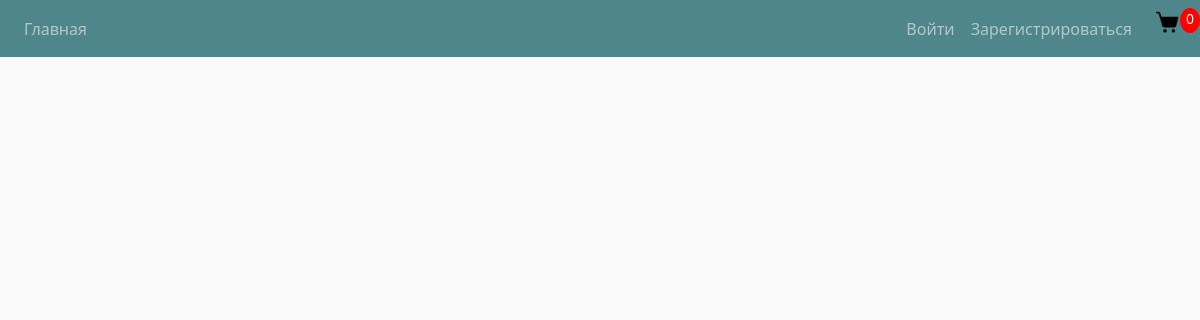
Before: /menu/2/ with the older database file.
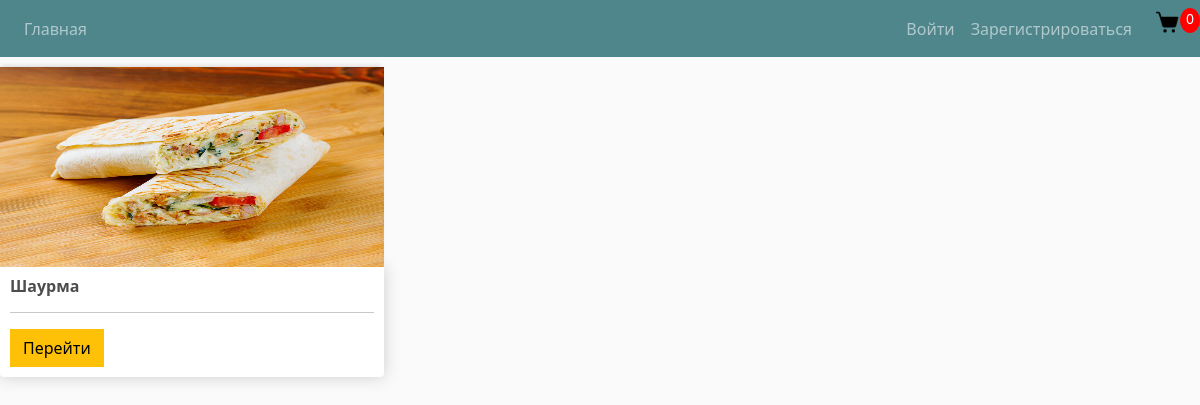
After: the same page with the newer database file.
### cafe/models.py (models this page shows, shortened)
class Food(models.Model):
    menu = models.ForeignKey(Menu, on_delete=models.SET_NULL, null=True, blank=True)
    name = models.CharField(max_length=200, null=True)
    price = models.FloatField()
    description = models.TextField(null=True)
    image = models.ImageField(null=True, blank=True)
    status = models.BooleanField(default=True)
    @property
    def imageURL(self):
        try:
            url = self.image.url
        except:
            url = ''
        return url

### cafe/views.py (the view)
# urls.py: path('menu/<id>/', views.menu_detail, name="menu_detail"),
def menu_detail(request, id):
    foods = Food.objects.filter(menu=id)
    context = {'foods':foods}
    return render(request, 'store/menu_detail.html', context)

### cafe/templates/store/menu_detail.html
{% extends "store/base.html" %}
{% load static %}
{% block content %}
    <div class="row">
        {% for food in foods %}
        <div class="col-lg-4">
          <img class="thumbnail" src="{{food.imageURL}}">
          <div class="box-element product">
              <h6><strong>{{food.name}}</strong></h6>
              <hr>
              <a href="#" class="btn btn-warning">Перейти</a>
          </div>
        </div>
        {% endfor %}
    </div>
{% endblock content %}

### cafe/templates/store/base.html (shortened to what this page needs)
<!DOCTYPE html>
{% load static %}
<html lang="ru">
<head>
    <link href="https://cdn.jsdelivr.net/npm/bootstrap@5.3.3/dist/css/bootstrap.min.css" rel="stylesheet">
    <link rel="stylesheet" type="text/css" href="{% static 'css/main.css' %}">
</head>
<body>
  <nav class="navbar navbar-expand-lg navbar-dark bg-dark">
    <div class="collapse navbar-collapse" id="navbarSupportedContent">
        <ul class="navbar-nav mr-auto">
          <li class="nav-item active">
            <a class="nav-link" aria-current="page" href="{% url 'home' %}">Главная</a>
          </li>
        </ul>
    </div>
    <div class="navbar-nav">
      {% if user.is_authenticated %}
        <a class="nav-item nav-link" href="{% url 'profile_update' %}">Профиль</a>
        <a class="nav-item nav-link" href="{% url 'logout' %}">Выйти</a>
        <form method="post" action="{% url 'logout' %}">
          {% csrf_token %}
          <a class="nav-item nav-link"><button type="submit">Выйти</button></a>
        </form>
        <a href="{% url 'cart' %}">
          <img  id="cart-icon" src="{% static 'images/cart.png' %}">
         </a>
      {% else %}
        <a class="nav-item nav-link" href="{% url 'login' %}">Войти</a>
        <a class="nav-item nav-link" href="{% url 'register' %}">Зарегистрироваться</a>
        <a href="{% url 'cart' %}">
          <img  id="cart-icon" src="{% static 'images/cart.png' %}">
         </a>
      {% endif %}
    </div>
   <p id="cart-total">0</p>
  </nav>
      {% block content %}
      {% endblock content %}
</body>
</html>

### static/css/main.css (style rules this page uses)
body { background-color: hsl(0, 0%, 98%); }
h1,h2,h3,h4,h5,h6 { color:hsl(0, 0%, 30%); }
.box-element { box-shadow:hsl(0, 0%, 80%) 0 0 16px; background-color: #fff; border-radius: 4px; padding: 10px; }
.thumbnail { width: 100%; height: 200px; -webkit-box-shadow: -1px -3px 5px -2px rgba(214,214,214,1); -moz-box-shadow: -1px -3px 5px -2px rgba(214,214,214,1); box-shadow: -1px -3px 5px -2px rgba(214,214,214,1); }
.product { border-radius: 0 0 4px 4px; }
.bg-dark { background-color: #4f868c!important; }
#cart-icon { width:25px; display: inline-block; margin-left: 15px; }
#cart-total { display: block; text-align: center; color:#fff; background-color: red; width: 20px; height: 25px; border-radius: 50%; font-size: 14px; }
.col-lg-4, .col-lg-6, .col-lg-8, .col-lg-12 { margin-top: 10px; }
.btn { border-radius: 0; }

Changed rows visible on the page:
added Food: imageURL (picture), name "Шаурма"
